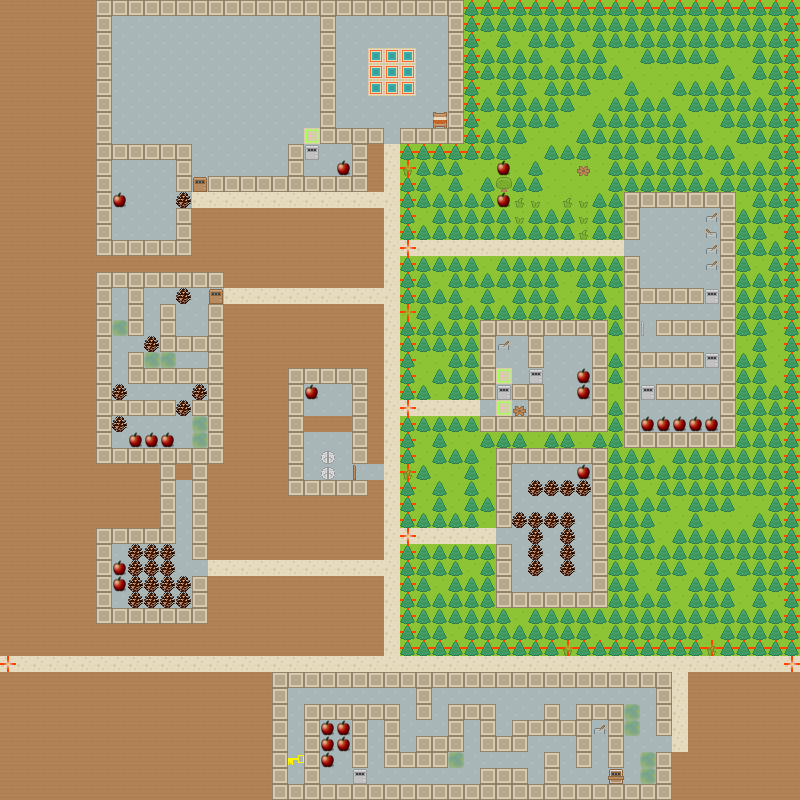

A level layout from a 2D game, rendered from its tile map. Below: a short description, then the map file with tile-grid data replaced by summaries:
An orthogonal 50x50 tile map with 16x16 px tiles, 7 tile layers (Background, OnBackground, Area, OnGroundInteractable, ...), 3 tilesets and 33 objects (15x Ball, 10x SwitcherToSwitchable, 7x AreaLabel, Avatar).

<map version="1.0" orientation="orthogonal" renderorder="right-down" width="50" height="50" tilewidth="16" tileheight="16" nextobjectid="151">
 <tileset firstgid="1" name="summer" tilewidth="16" tileheight="16" spacing="1" tilecount="900" columns="15">
  <image source="roguelike_selection_summer.png" trans="ff00ff" width="256" height="1024" />
 </tileset>
 <tileset firstgid="901" name="winter" tilewidth="16" tileheight="16" spacing="1" tilecount="900" columns="15">
  <image source="roguelike_selection_winter.png" trans="ff00ff" width="256" height="1024" />
 </tileset>
 <tileset firstgid="1801" name="ui" tilewidth="100" tileheight="100" spacing="5" tilecount="16" columns="4">
  <image source="ui_default.png" trans="ff00ff" width="512" height="512" />
 </tileset>
 <layer name="Background" width="50" height="50">
  <data>[2500 cells, 2500 non-empty, 3 distinct tile ids]</data>
 </layer>
 <layer name="OnBackground" width="50" height="50">
  <data>[2500 cells, 13 non-empty, 3 distinct tile ids]</data>
 </layer>
 <layer name="Area" width="50" height="50">
  <properties>
   <property name="Render" value="false" />
  </properties>
  <data>[2500 cells, 263 non-empty, 1 distinct tile ids]</data>
 </layer>
 <layer name="OnGroundInteractable" width="50" height="50">
  <data>[2500 cells, 30 non-empty, 9 distinct tile ids]</data>
 </layer>
 <layer name="ObstacleInteractable" width="50" height="50">
  <data>[2500 cells, 74 non-empty, 7 distinct tile ids]</data>
 </layer>
 <layer name="Obstacle" width="50" height="50">
  <data>[2500 cells, 1732 non-empty, 4 distinct tile ids]</data>
 </layer>
 <objectgroup name="Object">
  <object id="16" name="Pingu" type="Avatar" gid="496" x="424.667" y="69.833" width="12" height="12">
   <properties>
    <property name="ForwardSpeed" value="0.5" />
    <property name="InelasticCollision" value="true" />
   </properties>
  </object>
  <object id="55" name="Fast Ball" type="Ball" gid="497" x="183.167" y="64.6667" width="12" height="12" rotation="88">
   <properties>
    <property name="ElasticCollision" value="true" />
    <property name="ForwardSpeed" value="0.2" />
   </properties>
  </object>
  <object id="60" name="Fast Ball" type="Ball" gid="497" x="202.917" y="78.5833" width="12" height="12" rotation="89">
   <properties>
    <property name="ElasticCollision" value="true" />
    <property name="ForwardSpeed" value="0.2" />
   </properties>
  </object>
  <object id="62" name="Small Ball" type="Ball" gid="497" x="149.25" y="73" width="8" height="8" rotation="20">
   <properties>
    <property name="ElasticCollision" value="true" />
    <property name="ForwardSpeed" value="0.2" />
   </properties>
  </object>
  <object id="68" name="Fast Ball" type="Ball" gid="497" x="191.25" y="109" width="12" height="12" rotation="89">
   <properties>
    <property name="ElasticCollision" value="true" />
    <property name="ForwardSpeed" value="0.2" />
   </properties>
  </object>
  <object id="69" name="Fast Ball" type="Ball" gid="497" x="163.75" y="97.75" width="12" height="12" rotation="89">
   <properties>
    <property name="ElasticCollision" value="true" />
    <property name="ForwardSpeed" value="0.2" />
   </properties>
  </object>
  <object id="70" name="Fast Ball" type="Ball" gid="497" x="233.5" y="113.25" width="12" height="12" rotation="89">
   <properties>
    <property name="ElasticCollision" value="true" />
    <property name="ForwardSpeed" value="0.2" />
   </properties>
  </object>
  <object id="71" name="Fast Ball" type="Ball" gid="497" x="272.5" y="62.75" width="12" height="12" rotation="89">
   <properties>
    <property name="ElasticCollision" value="true" />
    <property name="ForwardSpeed" value="0.2" />
   </properties>
  </object>
  <object id="72" name="Fast Ball" type="Ball" gid="497" x="258.75" y="39.5" width="12" height="12" rotation="89">
   <properties>
    <property name="ElasticCollision" value="true" />
    <property name="ForwardSpeed" value="0.2" />
   </properties>
  </object>
  <object id="73" name="Fast Ball" type="Ball" gid="497" x="216.25" y="44.5" width="12" height="12" rotation="89">
   <properties>
    <property name="ElasticCollision" value="true" />
    <property name="ForwardSpeed" value="0.2" />
   </properties>
  </object>
  <object id="74" name="Small Ball" type="Ball" gid="497" x="235.5" y="87.75" width="8" height="8" rotation="20">
   <properties>
    <property name="ElasticCollision" value="true" />
    <property name="ForwardSpeed" value="0.2" />
   </properties>
  </object>
  <object id="75" name="Small Ball" type="Ball" gid="497" x="275" y="101.75" width="8" height="8" rotation="20">
   <properties>
    <property name="ElasticCollision" value="true" />
    <property name="ForwardSpeed" value="0.2" />
   </properties>
  </object>
  <object id="76" name="Small Ball" type="Ball" gid="497" x="290" y="126.25" width="8" height="8" rotation="20">
   <properties>
    <property name="ElasticCollision" value="true" />
    <property name="ForwardSpeed" value="0.2" />
   </properties>
  </object>
  <object id="77" name="Small Ball" type="Ball" gid="497" x="267.25" y="149.75" width="8" height="8" rotation="20">
   <properties>
    <property name="ElasticCollision" value="true" />
    <property name="ForwardSpeed" value="0.2" />
   </properties>
  </object>
  <object id="78" name="Small Ball" type="Ball" gid="497" x="235.25" y="160" width="8" height="8" rotation="20">
   <properties>
    <property name="ElasticCollision" value="true" />
    <property name="ForwardSpeed" value="0.2" />
   </properties>
  </object>
  <object id="86" name="Big Ball" type="Ball" gid="497" x="144.25" y="113.25" width="16" height="16" rotation="30">
   <properties>
    <property name="ElasticCollision" value="true" />
    <property name="ForwardSpeed" value="0.05" />
    <property name="Weight" value="20" />
   </properties>
  </object>
 </objectgroup>
 <layer name="Foreground" width="50" height="50">
  <data>[2500 cells, 0 non-empty, 0 distinct tile ids]</data>
 </layer>
 <objectgroup name="ForegroundObject">
  <object id="98" type="SwitcherToSwitchable" x="504.292" y="345.25">
   <polyline points="0,0 30,30.6667" />
  </object>
  <object id="100" type="SwitcherToSwitchable" x="707.958" y="233.583">
   <polyline points="0,0 -58.6667,92.6667" />
  </object>
  <object id="102" type="SwitcherToSwitchable" x="707.958" y="266.583">
   <polyline points="0,0 -62,125.333" />
  </object>
  <object id="107" type="SwitcherToSwitchable" x="713.958" y="219.25">
   <polyline points="0,0 -3,79.3333" />
  </object>
  <object id="109" type="SwitcherToSwitchable" x="717.292" y="249.583">
   <polyline points="0,0 15.3333,37.3333 15.3333,101.667 -1,110" />
  </object>
  <object id="115" type="SwitcherToSwitchable" x="599.292" y="728.917">
   <polyline points="0,0 -239.667,48" />
  </object>
  <object id="131" name="Crook Forest" type="AreaLabel" x="770" y="28.6667">
   <ellipse />
  </object>
  <object id="132" name="Lever Hall" type="AreaLabel" x="667.333" y="240">
   <ellipse />
  </object>
  <object id="133" name="Pantry" type="AreaLabel" x="575.333" y="352">
   <ellipse />
  </object>
  <object id="138" name="Cornucopia" type="AreaLabel" x="356.667" y="104.666">
   <ellipse />
  </object>
  <object id="139" name="Bowling Hall" type="AreaLabel" x="127.333" y="127.666">
   <ellipse />
  </object>
  <object id="141" name="Great Labyrinth" type="AreaLabel" x="30.6667" y="38">
   <ellipse />
  </object>
  <object id="142" name="Trap Room" type="AreaLabel" x="349" y="387.333">
   <ellipse />
  </object>
  <object id="145" type="SwitcherToSwitchable" x="294.667" y="761">
   <polyline points="0,0 33.6667,31 305.667,31 322,16" />
  </object>
  <object id="147" type="SwitcherToSwitchable" x="503.636" y="374.727">
   <polyline points="0,0 0.3,17.6364" />
  </object>
  </objectgroup>
</map>
<!-- 2 of 33 objects omitted -->